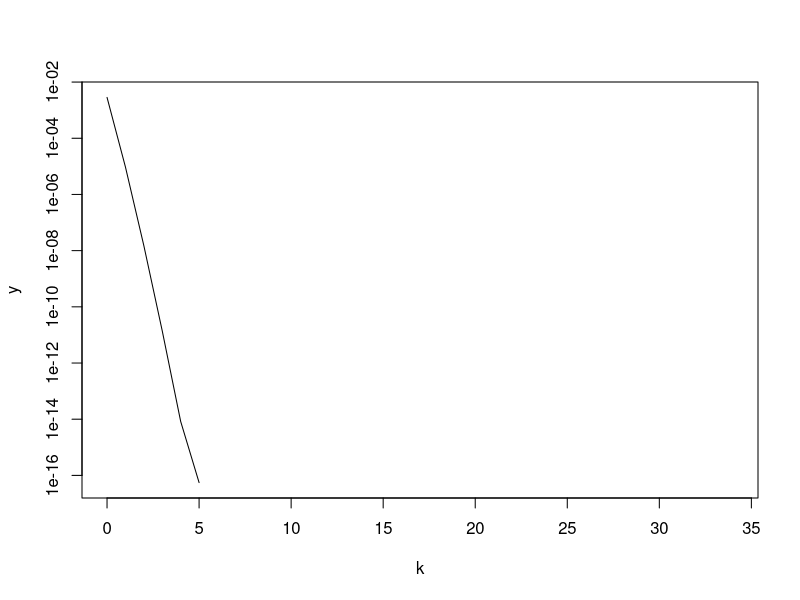

The R source for this figure:
# Practice 2 (18.09.21)

# 1. Generate one random value /rnorm.
x = rnorm(1)
x

# 2. Count sin of the value by Taylor Series.
k = c(0:34)
f = (-1)^(k)*x^(2*k+1)/factorial(2*k+1)
cumsum(f)
sin_x = cumsum(f)

# 3. Check series convergence by illustration of it.
y = abs(sin_x-sin(x)) # abs value of error.
y
plot(k, y, log='y', type = 'l') # the higher k the lower y (the lower error) -> it means the better approximation (~ convergence).

# Conclusion: log y decreases -> y decreases [log y ~ y] -> Taylor series convergence [to the sine f.] is proved.
